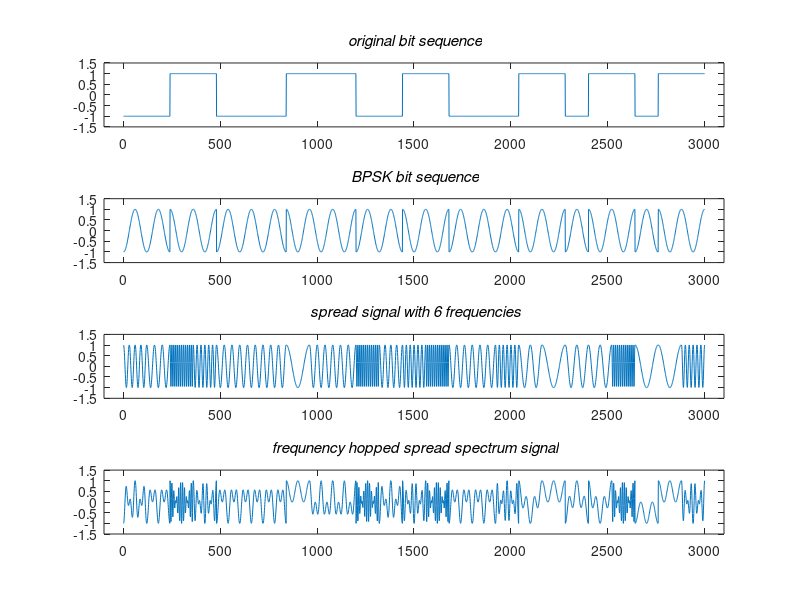
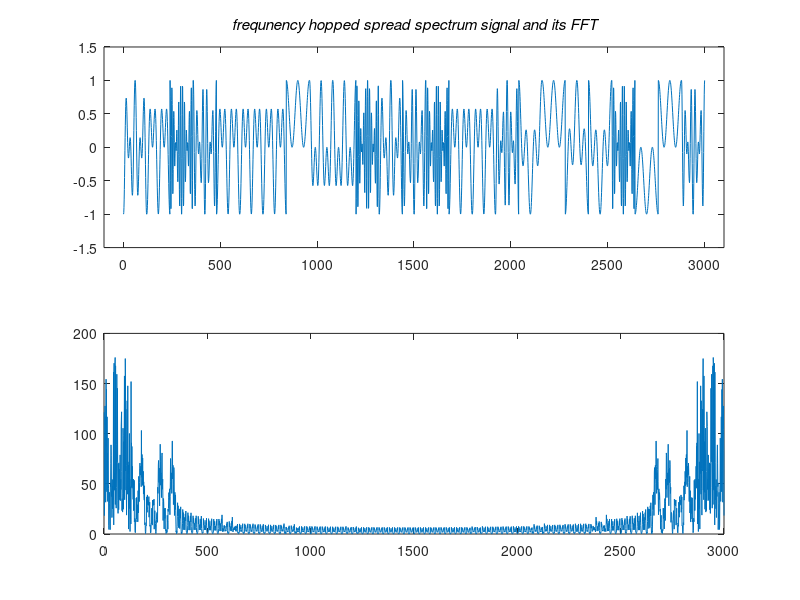

The MATLAB script that drew these images, in order:
clear all
s=round(rand(1,25));
signal=[];
carrier=[];
t=[0:2*pi/119:2*pi];
for k=1:25
     if s(1,k)==0
         sig=-ones(1,120);
     else 
         sig=ones(1,120);
     end
     c=cos(t);
     carrier=[carrier c];
     signal=[signal sig];
end
subplot(4,1,1);
plot(signal);
axis([-100 3100 -1.5 1.5]);
title('\bf\it original bit sequence');
bpsk_sig=signal.*carrier;
subplot(4,1,2);
plot(bpsk_sig)
axis([-100 3100 -1.5 1.5]);
title('\bf\it BPSK bit sequence');
t1=[0:2*pi/9:2*pi];
t2=[0:2*pi/19:2*pi];
t3=[0:2*pi/29:2*pi];
t4=[0:2*pi/39:2*pi];
t5=[0:2*pi/59:2*pi];
t6=[0:2*pi/119:2*pi];
c1=cos(t1);
c1=[c1 c1 c1 c1 c1 c1 c1 c1 c1 c1 c1 c1];
c2=cos(t2);
c2=[c2 c2 c2 c2 c2 c2];
c3=cos(t3);
c3=[c3 c3 c3 c3];
c4=cos(t4);
c4=[c4 c4 c4];
c5=cos(t5);
c5=[c5 c5];
c6=cos(t6);
spread_signal=[];
for n=1:25
    c=randint(1,1,[1 6]);
    switch(c)
        case(1)
            spread_signal=[spread_signal c1];
        case(2)
             spread_signal=[spread_signal c2]; 
        case(3)
             spread_signal=[spread_signal c3]; 
        case(4)
             spread_signal=[spread_signal c4];
        case(5)
             spread_signal=[spread_signal c5];
        case(6)
             spread_signal=[spread_signal c6];
    end
end
subplot(4,1,3)
plot([1:3000],spread_signal);
axis([-100 3100 -1.5 1.5]);
title('\bf\it spread signal with 6 frequencies');
freq_hopped_sig=bpsk_sig.*spread_signal;
subplot(4,1,4)
plot([1:3000],freq_hopped_sig);
axis([-100 3100 -1.5 1.5]);
title('\bf\it frequnency hopped spread spectrum signal');
figure,subplot(2,1,1)
plot([1:3000],freq_hopped_sig);
axis([-100 3100 -1.5 1.5]);
title('\bf\it frequnency hopped spread spectrum signal and its FFT');
subplot(2,1,2);
plot([1:3000],abs(fft(freq_hopped_sig)));